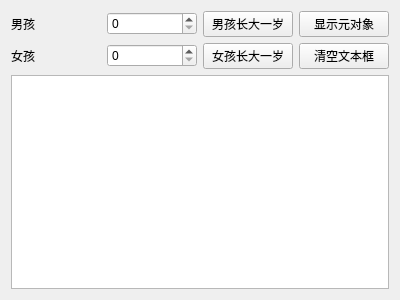
<?xml version="1.0" encoding="UTF-8"?>
<ui version="4.0">
 <class>Widget</class>
 <widget class="QWidget" name="Widget">
  <property name="geometry">
   <rect>
    <x>0</x>
    <y>0</y>
    <width>400</width>
    <height>300</height>
   </rect>
  </property>
  <property name="minimumSize">
   <size>
    <width>400</width>
    <height>300</height>
   </size>
  </property>
  <property name="maximumSize">
   <size>
    <width>400</width>
    <height>300</height>
   </size>
  </property>
  <property name="windowTitle">
   <string>Widget</string>
  </property>
  <layout class="QGridLayout" name="gridLayout_2">
   <item row="0" column="0">
    <layout class="QGridLayout" name="gridLayout">
     <item row="0" column="0">
      <widget class="QLabel" name="label">
       <property name="text">
        <string>男孩</string>
       </property>
      </widget>
     </item>
     <item row="0" column="1">
      <widget class="QSpinBox" name="boySpinBox"/>
     </item>
     <item row="0" column="2">
      <widget class="QPushButton" name="boyIncreAge">
       <property name="text">
        <string>男孩长大一岁</string>
       </property>
      </widget>
     </item>
     <item row="0" column="3">
      <widget class="QPushButton" name="showClassInfo">
       <property name="text">
        <string>显示元对象</string>
       </property>
      </widget>
     </item>
     <item row="1" column="0">
      <widget class="QLabel" name="label_2">
       <property name="text">
        <string>女孩</string>
       </property>
      </widget>
     </item>
     <item row="1" column="1">
      <widget class="QSpinBox" name="girlSpinBox"/>
     </item>
     <item row="1" column="2">
      <widget class="QPushButton" name="girlIncreAge">
       <property name="text">
        <string>女孩长大一岁</string>
       </property>
      </widget>
     </item>
     <item row="1" column="3">
      <widget class="QPushButton" name="clearText">
       <property name="text">
        <string>清空文本框</string>
       </property>
      </widget>
     </item>
    </layout>
   </item>
   <item row="1" column="0">
    <widget class="QTextEdit" name="textEdit"/>
   </item>
  </layout>
 </widget>
 <layoutdefault spacing="6" margin="11"/>
 <resources/>
 <connections/>
</ui>
